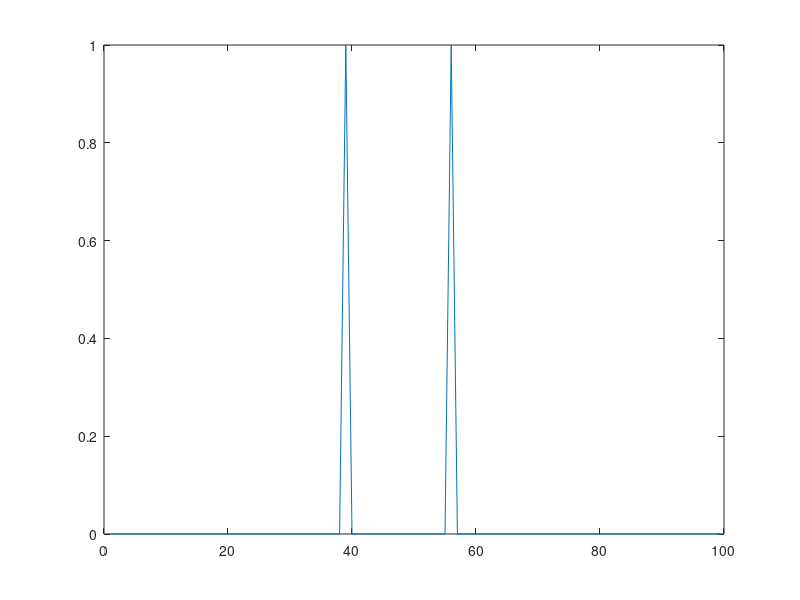
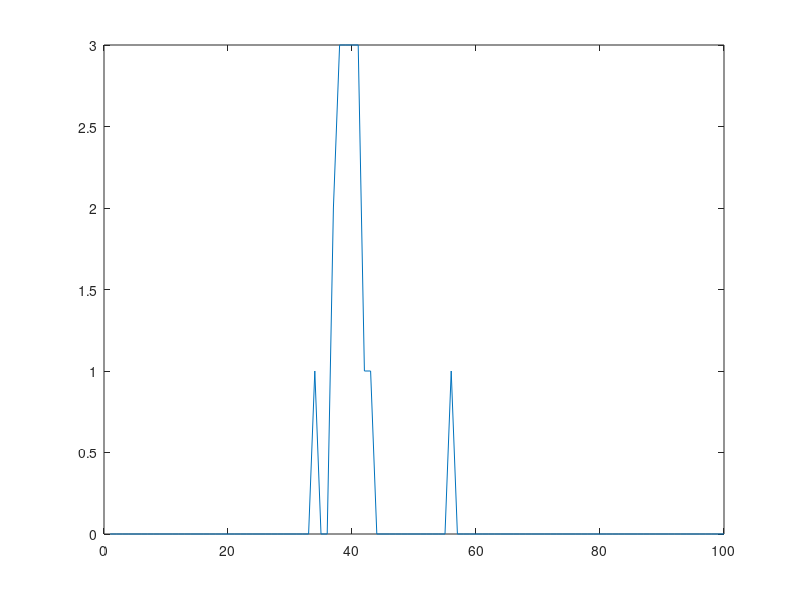

Reproduce these figures in MATLAB, in order.
clear all;

%number of CA3 neurons
numCA3 = 100;

%parameters from izzynet code
aa = 0.02;
bb = 0.2;
cc = -65;
dd = 8;

% STDP lists for LTD and LTP weight changes
LTP = zeros(1,numCA3);    % from CA3 to CA1 neurons
LTD = zeros(1,numCA3);    % from CA3 to CA1 neurons

% STDP parameters
A_plus = 0.1;
A_minus = -0.105;
t_plus = 20;
t_minus = 20;

wmin = 0;
wmax = 5.0;
%wmax = 30.0;

sigma=1; %sigma for place field Gaussians
sigmaStrength = 10; %sigma for strength Gaussian curve

maxCurrent = 30;

%CA1 neuron
v1 = cc;
u1 = bb*v1;

%CA3 neurons
numFirings = zeros(1,100);

%maximum initial weight
maxInitWeight = 6;

%max init current for CA3 neurons
% makes sure it fires with Iz model if this amount of current is injected
maxInitCurrent = 80;


gaussWeights = normpdf(1:100,50,sigmaStrength);
gaussWeights = gaussWeights*(1/max(gaussWeights)); %sets max to 1
strength = gaussWeights*maxInitWeight;
%strength = gaussWeights*100;
%strength = gaussWeights*wmax;

vv = -65*ones(1,numCA3);
uu = bb.*vv;

numLaps = 17;
skewValues = zeros(1,numLaps);

for lap = 1:numLaps
    
    %LTP = zeros(1,numCA3);    % from CA3 to CA1 neurons
    %LTD = zeros(1,numCA3);    % from CA3 to CA1 neurons
    
    for step = 1:100
        
        I = normpdf(step,1:100,sigma);
        I = I/(max(I)); %sets max to 1
        I = I*maxInitCurrent; %sets max current to 30 so neuron will fire
        
        %I1 = gaussWeights(step)*10;
        
        %update CA3 neuron voltages
        vv=vv+0.5.*(0.04.*vv.^2+5.*vv+140-uu+I);
        vv=vv+0.5.*(0.04.*vv.^2+5.*vv+140-uu+I);
        uu=uu+aa.*(bb.*vv-uu);

        fired = find(vv>=30);

        %CA1 neuron current
        % adds strengths of ones that fired
        I1 = abs(2*randn(1,1)) + sum(strength(fired));
        
        %update CA3 neurons that fired
        if ~isempty(fired)
            vv(fired)=cc;
            uu(fired)=uu(fired)+dd;
                
            % if neuron i is excitatory
            % 1)    apply LTP for weights that connect to neuron i 
            %       (i.e., the neurons that fired prior to i)  
            % 2)    apply LTD for weights from neuron i 
            %       (i.e., the neurons that i fired before) 
            % 3)    set the max LTP for  weights that connect from neuron i
            % 4)    set the max LTD for weights that connect to neuron i

            strength(fired) = max(wmin,strength(fired) + LTD(fired)); % LTP to weights that connect to i from all exc 
            LTP(fired) = A_plus;

            
        end;
        
        %update CA1 neuron voltages
        v1=v1+0.5*(0.04*v1^2+5*v1+140-u1+I1);
        v1=v1+0.5*(0.04*v1^2+5*v1+140-u1+I1);
        u1=u1+aa*(bb*v1-u1);


        %CA1 neuron voltage
        if(v1>=30)
            v1 = cc;
            u1 = u1+dd;
            numFirings(step) = numFirings(step)+1;

            % if neuron i is excitatory
            % 1)    apply LTP for weights that connect to neuron i 
            %       (i.e., the neurons that fired prior to i)  
            % 2)    apply LTD for weights from neuron i 
            %       (i.e., the neurons that i fired before) 
            % 3)    set the max LTP for  weights that connect from neuron i
            % 4)    set the max LTD for weights that connect to neuron i

            strength = min(wmax,strength + LTP); % LTP to weights that connect to i from all exc 
            LTD(:) = A_minus;

        end

        % exponentially decay LTD and LTP based on time constants
        LTP = LTP - LTP/t_plus;
        LTD = LTD - LTD/t_minus;

    end
    
    if(lap<2)
    
        figure
        plot(numFirings)
        
        
    end
    
    skewValues(lap) = skewness(strength);
end

figure
plot(numFirings)

%figure
%plot(strength)

%figure
%plot(skewValues)